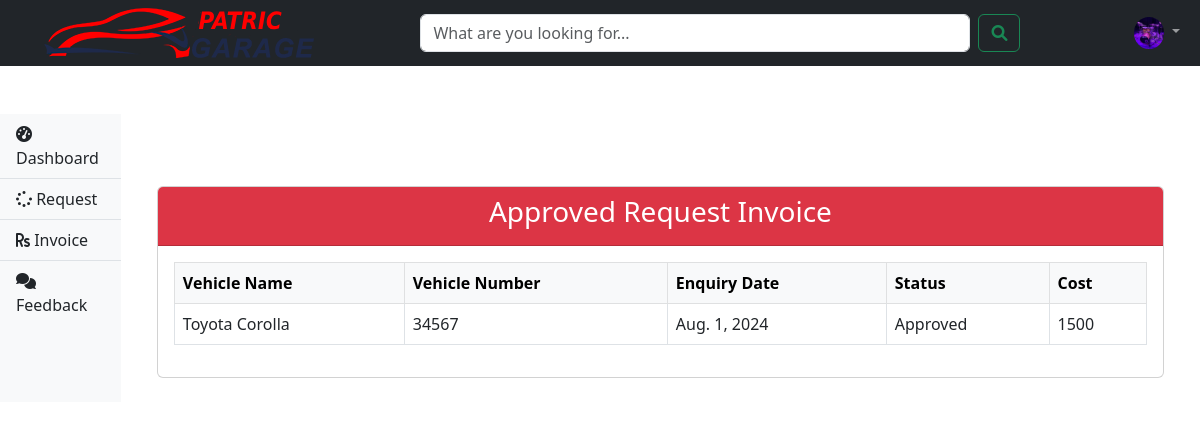
The app's page /customer-view-approved-request-invoice (signed in) with its own data.
### vehicle/models.py (models this page shows, shortened)
class Customer(models.Model):
    user = models.OneToOneField(User, on_delete=models.CASCADE)
    address = models.CharField(max_length=500)
    mobile = models.CharField(max_length=20)
    profile_pic = models.ImageField(upload_to='profile_pic/CustomerProfilePic/', null=True, blank=True)

class Request(models.Model):
    CATEGORY_CHOICES = (
        ('two wheeler with gear', 'Two Wheeler with Gear'),
        ('two wheeler without gear', 'Two Wheeler without Gear'),
        ('three wheeler', 'Three Wheeler'),
        ('four wheeler', 'Four Wheeler')
    )
    STATUS_CHOICES = (
        ('Pending', 'Pending'),
        ('Approved', 'Approved'),
        ('Repairing', 'Repairing'),
        ('Repairing Done', 'Repairing Done'),
        ('Released', 'Released')
    )
    category = models.CharField(max_length=50, choices=CATEGORY_CHOICES)
    vehicle_no = models.PositiveIntegerField()
    vehicle_name = models.CharField(max_length=40)
    vehicle_model = models.CharField(max_length=40)
    vehicle_brand = models.CharField(max_length=40)
    problem_description = models.CharField(max_length=500)
    date = models.DateField(auto_now_add=True)
    cost = models.PositiveIntegerField(null=True)
    customer = models.ForeignKey('Customer', on_delete=models.CASCADE, null=True)
    mechanic = models.ForeignKey('Mechanic', on_delete=models.CASCADE, null=True)
    status = models.CharField(max_length=50, choices=STATUS_CHOICES, default='Pending')

### vehicle/views.py (the view)
# urls.py: path('customer-view-approved-request-invoice',views.customer_view_approved_request_invoice_view,name='customer-view-approved-request-invoice'),
@login_required(login_url='customerlogin')
@user_passes_test(is_customer)
def customer_view_approved_request_invoice_view(request):
    customer=models.Customer.objects.get(user_id=request.user.id)
    enquiries=models.Request.objects.all().filter(customer_id=customer.id).exclude(status='Pending')
    return render(request,'vehicle/customer_view_approved_request_invoice.html',{'customer':customer,'enquiries':enquiries})

### vehicle/views.py (called while the page is built)
def is_customer(user):
    return user.groups.filter(name='CUSTOMER').exists()

### vehicle/templates/vehicle/customer_view_approved_request_invoice.html
{% extends 'vehicle/customerbase.html' %}
{% block content %}
<div class="container mt-5">
    <div class="card">
        <div class="card-header bg-danger text-white text-center">
            <h3>Approved Request Invoice</h3>
        </div>
        <div class="card-body">
            <div class="table-responsive">
                <table class="table table-bordered table-hover">
                    <thead class="table-light">
                        <tr>
                            <th>Vehicle Name</th>
                            <th>Vehicle Number</th>
                            <th>Enquiry Date</th>
                            <th>Status</th>
                            <th>Cost</th>
                        </tr>
                    </thead>
                    <tbody>
                        {% for enq in enquiries %}
                        <tr>
                            <td>{{ enq.vehicle_name }}</td>
                            <td>{{ enq.vehicle_no }}</td>
                            <td>{{ enq.date }}</td>
                            <td>{{ enq.status }}</td>
                            <td>{{ enq.cost }}</td>
                        </tr>
                        {% endfor %}
                    </tbody>
                </table>
            </div>
        </div>
    </div>
</div>
{% endblock content %}

### vehicle/templates/vehicle/customerbase.html (shortened to what this page needs)
<!DOCTYPE html>
{% load static %}
<html lang="en">
<head>
    <link href="https://cdn.jsdelivr.net/npm/bootstrap@5.3.0-alpha1/dist/css/bootstrap.min.css" rel="stylesheet">
    <link rel="stylesheet" href="https://cdnjs.cloudflare.com/ajax/libs/font-awesome/6.0.0-beta3/css/all.min.css">
    <link rel="stylesheet" type="text/css" href="https://cdnjs.cloudflare.com/ajax/libs/Chart.js/2.9.3/Chart.min.css">
</head>
<body class="overlay-scrollbar">
    <nav class="navbar navbar-expand-lg navbar-dark bg-dark  ">
        <div class="container-fluid">
            <a class="navbar-brand" href="/customer-dashboard">
                <div class="logo"><a href="{% url 'customer-dashboard' %}"><img src="{% static 'vehicle/images/logo.png' %}" alt="Logo"></a>
                </div>
            </a>
            <form class="d-flex ms-auto" style="flex: 1; max-width: 600px;">
                <input class="form-control me-2" type="search" placeholder="What are you looking for..." aria-label="Search">
                <button class="btn btn-outline-success" type="submit"><i class="fas fa-search"></i></button>
            </form>
            <ul class="navbar-nav ms-auto">
                <li class="nav-item dropdown">
                    <a class="nav-link dropdown-toggle" href="#" id="navbarDropdown" role="button" data-bs-toggle="dropdown" aria-expanded="false">
                        <img src="{{ customer.profile_pic.url }}" alt="User image" class="rounded-circle" style="width: 30px;">
                    </a>
                </li>
            </ul>
        </div>
    </nav>
    <div class="d-flex mt-5">
        <nav class="sidebar bg-light border-right">
            <div class="list-group list-group-flush">
                <a href="/customer-dashboard" class="list-group-item list-group-item-action bg-light"><i class="fas fa-tachometer-alt"></i> Dashboard</a>
                <a href="/customer-request" class="list-group-item list-group-item-action bg-light"><i class="fas fa-spinner"></i> Request</a>
                <a href="/customer-invoice" class="list-group-item list-group-item-action bg-light"><i class="fas fa-rupee-sign"></i> Invoice</a>
                <a href="/customer-feedback" class="list-group-item list-group-item-action bg-light"><i class="fas fa-comments"></i> Feedback</a>
            </div>
        </nav>
        <div class="content p-4 w-100">
            {% block content %}
            {% endblock content %}
        </div>
    </div>
</body>
</html>

### records on screen
Customer: profile_pic (picture)
Request: vehicle_name "Toyota Corolla", vehicle_no "34567", date "Aug. 1, 2024", status "Approved", cost "1500"
